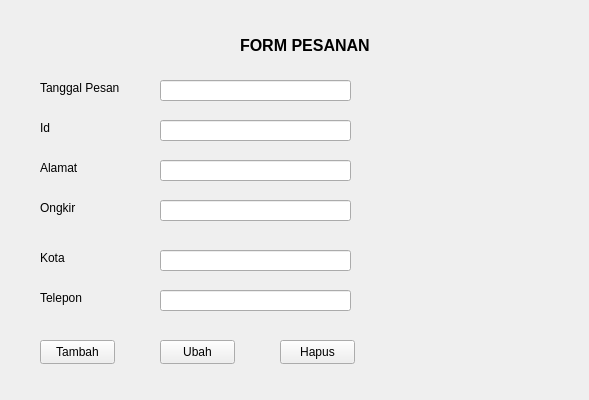
<?xml version="1.0" encoding="UTF-8"?>
<ui version="4.0">
 <class>Form</class>
 <widget class="QWidget" name="Form">
  <property name="geometry">
   <rect>
    <x>0</x>
    <y>0</y>
    <width>589</width>
    <height>400</height>
   </rect>
  </property>
  <property name="windowTitle">
   <string>Form</string>
  </property>
  <widget class="QLabel" name="label">
   <property name="geometry">
    <rect>
     <x>240</x>
     <y>30</y>
     <width>141</width>
     <height>31</height>
    </rect>
   </property>
   <property name="font">
    <font>
     <pointsize>12</pointsize>
     <bold>true</bold>
    </font>
   </property>
   <property name="text">
    <string>FORM PESANAN</string>
   </property>
  </widget>
  <widget class="QLabel" name="label_2">
   <property name="geometry">
    <rect>
     <x>40</x>
     <y>80</y>
     <width>91</width>
     <height>16</height>
    </rect>
   </property>
   <property name="text">
    <string>Tanggal Pesan</string>
   </property>
  </widget>
  <widget class="QLineEdit" name="editTanggal">
   <property name="geometry">
    <rect>
     <x>160</x>
     <y>80</y>
     <width>191</width>
     <height>21</height>
    </rect>
   </property>
  </widget>
  <widget class="QLabel" name="label_3">
   <property name="geometry">
    <rect>
     <x>40</x>
     <y>120</y>
     <width>91</width>
     <height>16</height>
    </rect>
   </property>
   <property name="text">
    <string>Id</string>
   </property>
  </widget>
  <widget class="QLineEdit" name="editId">
   <property name="geometry">
    <rect>
     <x>160</x>
     <y>120</y>
     <width>191</width>
     <height>21</height>
    </rect>
   </property>
  </widget>
  <widget class="QLabel" name="label_4">
   <property name="geometry">
    <rect>
     <x>40</x>
     <y>160</y>
     <width>91</width>
     <height>16</height>
    </rect>
   </property>
   <property name="text">
    <string>Alamat</string>
   </property>
  </widget>
  <widget class="QLineEdit" name="editAlamat">
   <property name="geometry">
    <rect>
     <x>160</x>
     <y>160</y>
     <width>191</width>
     <height>21</height>
    </rect>
   </property>
  </widget>
  <widget class="QLineEdit" name="editOngkir">
   <property name="geometry">
    <rect>
     <x>160</x>
     <y>200</y>
     <width>191</width>
     <height>21</height>
    </rect>
   </property>
  </widget>
  <widget class="QLabel" name="label_5">
   <property name="geometry">
    <rect>
     <x>40</x>
     <y>200</y>
     <width>91</width>
     <height>16</height>
    </rect>
   </property>
   <property name="text">
    <string>Ongkir</string>
   </property>
  </widget>
  <widget class="QLineEdit" name="editKota">
   <property name="geometry">
    <rect>
     <x>160</x>
     <y>250</y>
     <width>191</width>
     <height>21</height>
    </rect>
   </property>
  </widget>
  <widget class="QLabel" name="label_6">
   <property name="geometry">
    <rect>
     <x>40</x>
     <y>250</y>
     <width>91</width>
     <height>16</height>
    </rect>
   </property>
   <property name="text">
    <string>Kota</string>
   </property>
  </widget>
  <widget class="QLineEdit" name="editTelepon">
   <property name="geometry">
    <rect>
     <x>160</x>
     <y>290</y>
     <width>191</width>
     <height>21</height>
    </rect>
   </property>
  </widget>
  <widget class="QLabel" name="label_7">
   <property name="geometry">
    <rect>
     <x>40</x>
     <y>290</y>
     <width>91</width>
     <height>16</height>
    </rect>
   </property>
   <property name="text">
    <string>Telepon</string>
   </property>
  </widget>
  <widget class="QPushButton" name="tambahButton">
   <property name="geometry">
    <rect>
     <x>40</x>
     <y>340</y>
     <width>75</width>
     <height>24</height>
    </rect>
   </property>
   <property name="text">
    <string>Tambah</string>
   </property>
  </widget>
  <widget class="QPushButton" name="ubahButton">
   <property name="geometry">
    <rect>
     <x>160</x>
     <y>340</y>
     <width>75</width>
     <height>24</height>
    </rect>
   </property>
   <property name="text">
    <string>Ubah</string>
   </property>
  </widget>
  <widget class="QPushButton" name="hapusButton">
   <property name="geometry">
    <rect>
     <x>280</x>
     <y>340</y>
     <width>75</width>
     <height>24</height>
    </rect>
   </property>
   <property name="text">
    <string>Hapus</string>
   </property>
  </widget>
 </widget>
 <resources/>
 <connections/>
</ui>
